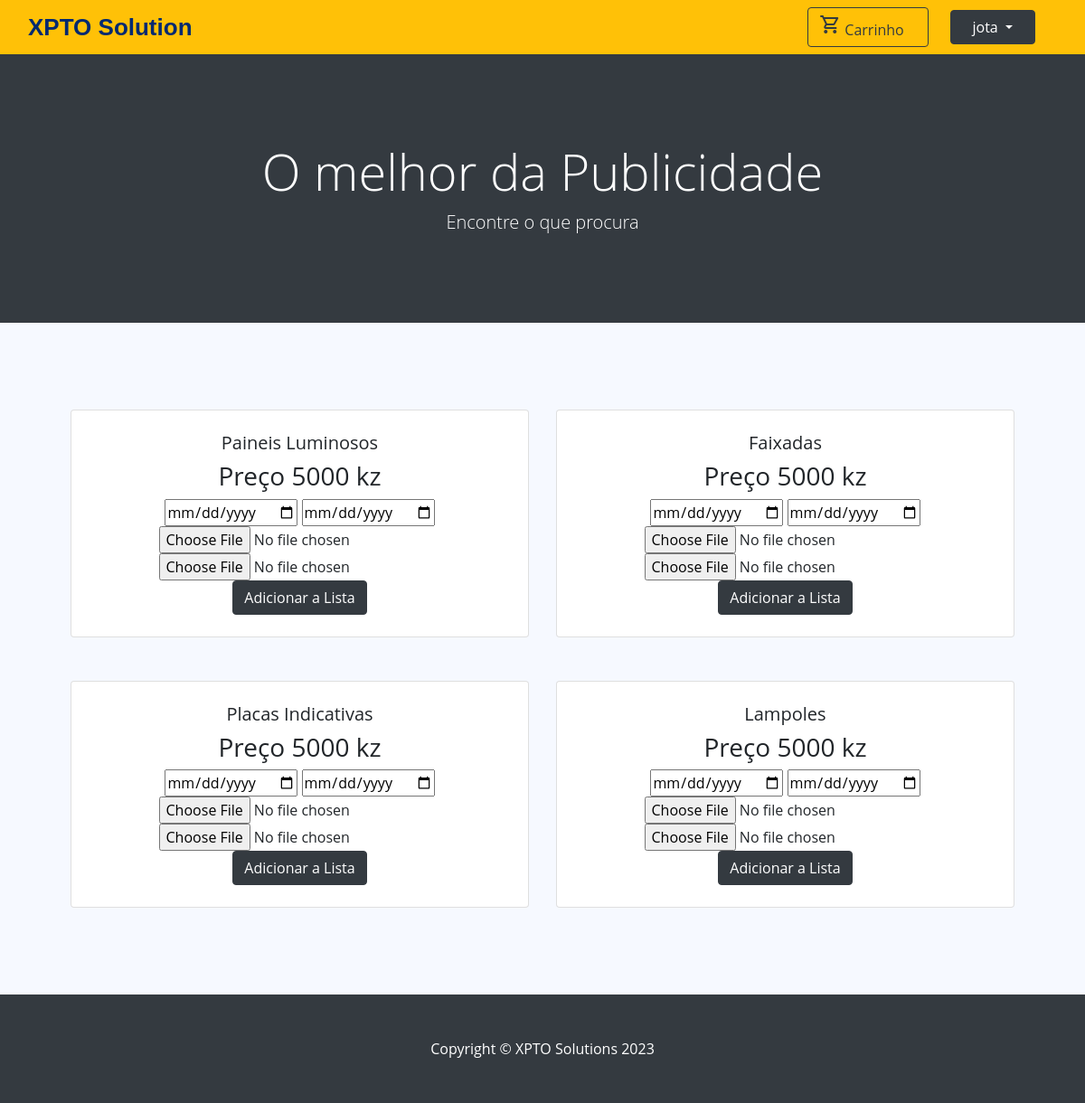
/index.php (signed in), run on an earlier commit of the app's database.
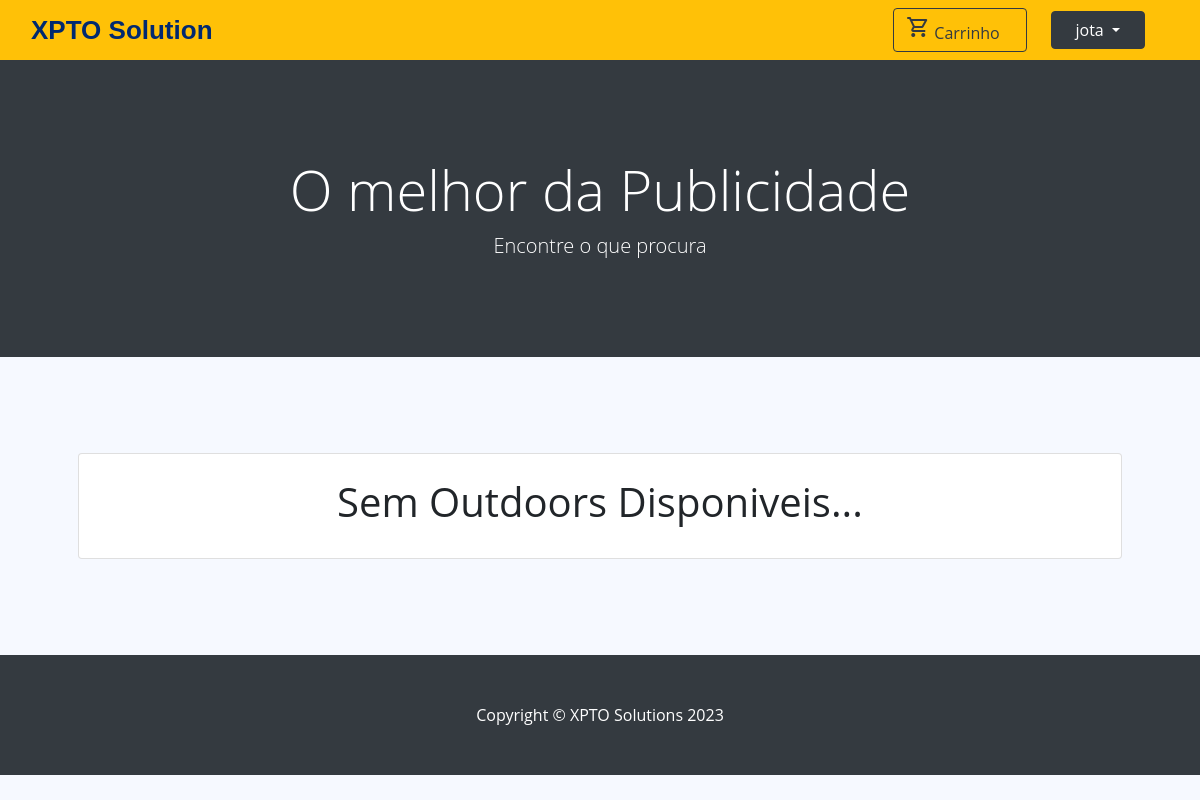
And on a later commit of the database.
### tables this page shows
CREATE TABLE `outdoor` (
  `id` int(11) NOT NULL,
  `tipo` varchar(50) NOT NULL,
  `preco` float NOT NULL,
  `idComuna` int(11) NOT NULL,
  `estado` varchar(50) NOT NULL DEFAULT 'Disponivel',
  `eliminado` varchar(10) NOT NULL DEFAULT 'nao',
  `idUsuario` int(11) NOT NULL
);

### index.php (called while the page is built, shortened)
<?php
$rotas = new Rotas();
$rotas->requestHandle();
?>

### controllers/OutdoorController.php (called while the page is built, shortened)
<?php
require_once __DIR__ . '/../services/OutdoorService.php';
class OutdoorController {
    private $outdorServer = NULL;
    public function __construct() {
        $this->outdorServer = new OutdoorService();
    }
    public function showOutdoors() {
        $listaOutdoors = $this->outdorServer->selectAll();
        include __DIR__ . '/../views/outdoors.php';
    }
}

### dbconfig/DbConnection.php (called while the page is built)
<?php
class DbConnection {
    private static $instance = NULL;
    public static function getInstance() {
        if (!isset(self::$instance)) {
            try {
                self:: $instance = new PDO("mysql:host=localhost;dbname=outdoorgest", 'root', '');
                self:: $instance->setAttribute(PDO::ATTR_ERRMODE, PDO::ERRMODE_EXCEPTION);
            } catch (PDOException $e) {
                echo $e->getMessage();
            }
        }
        return self::$instance;
    }
}

### services/OutdoorService.php (called while the page is built, shortened)
<?php
require_once __DIR__ . '/../repositories/OutdoordRepository.php';
class OutdoorService implements IOutdoorService {
    private $outdoorRepository = null;
    public function __construct() {
        $this->outdoorRepository = new OutdoordRepository();
    }
    public function selectAll() {
        return $this->outdoorRepository->selectAll();
    }
}

### repositories/OutdoordRepository.php (called while the page is built, shortened)
<?php
require_once __DIR__ . '/../dbconfig/DbConnection.php';
require_once __DIR__ . '/../models/OutdoorModel.php';
class OutdoordRepository implements IOutdoorRepository{
     private $db;
    public function __construct() {
        $this->db = DbConnection::getInstance();
    }
    public function selectAll() {
        try {
            $stmt = $this->db->prepare("SELECT o.id, o.tipo, `preco`,c.nome `idComuna`, `estado`, o.eliminado, u.username `idUsuario`  FROM outdoor o join usuario u  on u.id = o.idUsuario join comuna c on c.id = o.idComuna WHERE o.eliminado <> 'Sim'");
            $stmt->execute();
            $outdoors = $stmt->fetchAll();
            $listaOutdoor = array();
            foreach ($outdoors as $cada) {
                $listaOutdoor[] = new OutdoorModel($cada['id'], $cada['tipo'], $cada['preco'],$cada['idComuna'], $cada['estado'], $cada['eliminado'], $cada['idUsuario']);
            }
            return $listaOutdoor;
        } catch (PDOException $e) {
            echo $e->getMessage();
            return false;
        }
    }
}

### models/OutdoorModel.php (called while the page is built, shortened)
<?php
class OutdoorModel {
    private $tipo;
    private $preco;
    private $estado;
    public function __construct($id, $tipo, $preco, $comuna, $estado, $eliminado, $idGestor) {
        $this->tipo = $tipo;
        $this->preco = $preco;
        $this->estado = $estado;
    }
    public function getTipo() {
        return $this->tipo;
    }
    public function getPreco() {
        return $this->preco;
    }
    public function getEstado() {
        return $this->estado;
    }
}

### views/home.php (the view, shortened to what the changed rows need)
<?php
include 'header.php';
?>
</head>
<body>
    <header class="bg-dark py-5">
        <div class="container px-4 px-lg-5 my-5">
            <div class="text-center text-white">
                <h1 class="display-4 fw-bolder">O melhor da Publicidade</h1>
            </div>
        </div>
    </header>
        <?php
    $this->OutdoorController->showOutdoors();
    include 'footer.php';

### views/outdoors.php (shortened to what the changed rows need)
<section class="py-5" >
    <div class="container px-4 px-lg-5 mt-5">
        <div class="row gx-4 gx-lg-5 row-cols-2 row-cols-md-3 row-cols-xl-4 justify-content-center" id="cardOutdoors">
            <?php
            if (isset($_SESSION['loggedin']) && $_SESSION['loggedin'] === true) {
                $logado = true;
            } else {
                $logado = false;
            }
            $cont = 0;
            foreach ($listaOutdoors as $cada):
                if ($cada->getEstado() == "Disponivel") {
                    $cont++;
                    ?>
                    <div class="col mb-5">
                        <div class="card h-100">
                            <div class="card-body p-4">
                                <div class="text-center">
                                    <h5 class="fw-bolder"><?php echo $cada->getTipo(); ?></h5>
                                    <h3>Preço <?php echo $cada->getPreco();  ?> kz</h3>
                                    <form method="post" enctype="multipart/form-data">
                                        <?php if ($logado) { ?>
                                            <input type="date" name="dataInicio" id="dataInicio">
                                            <input type="date" name="dataFim" id="dataFim">
                                            <input type="file" name="imagem" id="idA" accept="image/*">
                                            <input type="file" name="recibo" id="recibo">
                                            <button type="button" class="btn btn-dark add">Adicionar a Lista</button>
                                        <?php } ?>
                                    </form>
                                </div>
                            </div>
                        </div>
                    </div>
                    <?php
                }
            endforeach;
            if ($cont == 0) {
                ?>
                <div class="col mb-5">
                    <div class="card h-100">
                        <div class="card-body p-4">
                            <div class="text-center">
                                <h1>Sem Outdoors Disponiveis...</h1>
                            </div>
                        </div>
                    </div>
                </div>
                <?php
            }
            ?>
        </div>
    </div>
</section>

What changed in the data, as far as the page shows it:
no longer on this page (row edited): outdoor: tipo "Paineis Luminosos", preco "5000"
no longer on this page (row edited): outdoor: tipo "Faixadas", preco "5000"
no longer on this page (row edited): outdoor: tipo "Placas Indicativas", preco "5000"
no longer on this page (row edited): outdoor: tipo "Lampoles", preco "5000"
Also different on the page:
text now shown: "Sem Outdoors Disponiveis..."
